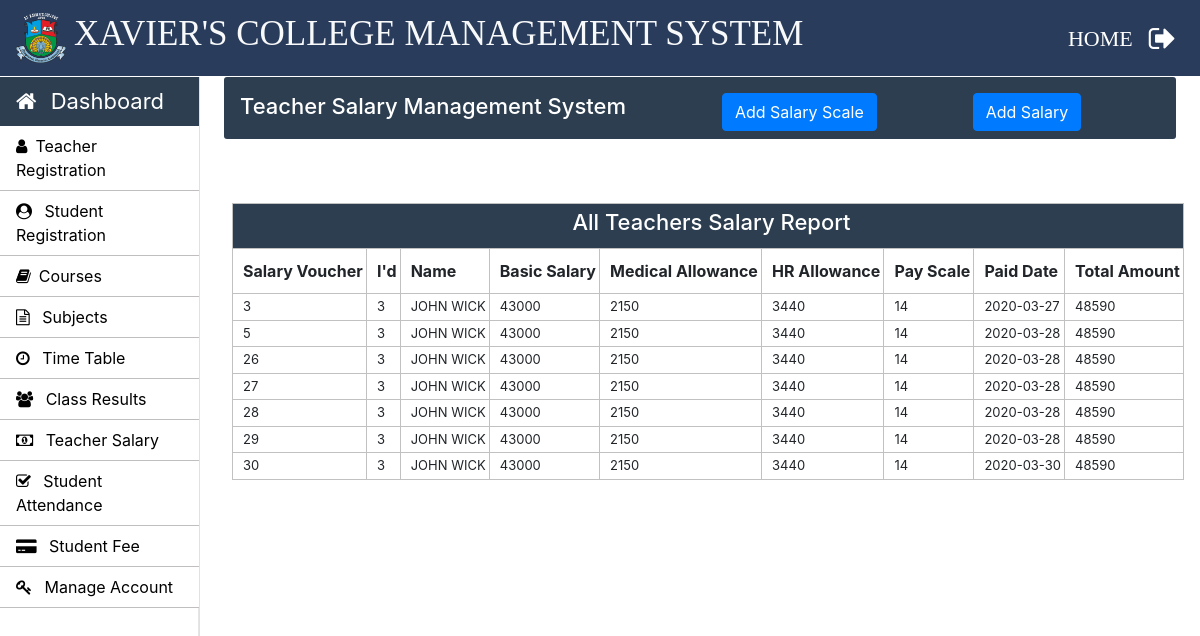
Screenshot of /Admin/teacher-salary.php (signed in) with the database file from the repository.
### tables this page shows
CREATE TABLE `teacher_salary_allowances` (
  `teacher_id` int(11) NOT NULL,
  `basic_salary` int(11) NOT NULL,
  `medical_allowance` int(11) NOT NULL,
  `hr_allowance` int(11) NOT NULL,
  `scale` int(11) NOT NULL
);

CREATE TABLE `teacher_salary_report` (
  `salary_id` int(11) NOT NULL,
  `teacher_id` int(11) NOT NULL,
  `total_amount` int(11) NOT NULL,
  `status` varchar(11) NOT NULL,
  `paid_date` timestamp NOT NULL DEFAULT current_timestamp() ON UPDATE current_timestamp()
);

CREATE TABLE `teacher_info` (
  `teacher_id` int(11) NOT NULL,
  `first_name` varchar(30) NOT NULL,
  `middle_name` varchar(30) NOT NULL,
  `last_name` varchar(30) NOT NULL,
  `father_name` varchar(50) NOT NULL,
  `email` varchar(30) NOT NULL,
  `phone_no` varchar(11) NOT NULL,
  `profile_image` blob NOT NULL,
  `teacher_status` varchar(10) NOT NULL,
  `application_status` varchar(10) NOT NULL,
  `cnic` varchar(15) NOT NULL,
  `dob` varchar(15) NOT NULL,
  `other_phone` int(11) NOT NULL,
  `gender` varchar(10) NOT NULL,
  `permanent_address` varchar(100) NOT NULL,
  `current_address` varchar(100) NOT NULL,
  `place_of_birth` varchar(50) NOT NULL,
  `matric_complition_date` varchar(10) NOT NULL,
  `matric_awarded_date` varchar(10) NOT NULL,
  `matric_certificate` varchar(100) NOT NULL,
  `fa_complition_date` varchar(10) NOT NULL,
  `fa_awarded_date` varchar(10) NOT NULL,
  `fa_certificate` varchar(100) NOT NULL,
  `ba_complition_date` varchar(10) NOT NULL,
  `ba_awarded_date` varchar(10) NOT NULL,
  `ba_certificate` varchar(100) NOT NULL,
  `ma_complition_date` varchar(10) NOT NULL,
  `ma_awarded_date` varchar(100) NOT NULL,
  `ma_certificate` varchar(101) NOT NULL,
  `last_qualification` varchar(20) NOT NULL,
  `state` varchar(20) NOT NULL,
  `hire_date` varchar(10) NOT NULL
);

### Admin/teacher-salary.php (the view, shortened to what this page needs)
<?php
		require_once "../connection/connection.php";
	?>
<!doctype html>
<html lang="en">
	<head>
	</head>
	<body>
		<?php include('../common/common-header.php') ?>
		<?php include('../common/admin-sidebar.php') ?>
		<main role="main" class="col-xl-10 col-lg-9 col-md-8 ml-sm-auto px-md-4 w-100">
			<div class="sub-main">
				<div class="text-center d-flex flex-wrap flex-md-nowrap pt-3 pb-2 mb-3 text-white admin-dashboard pl-3">
					<div class="d-flex">
						<h4 class="mr-5">Teacher Salary Management System </h4>
						<button type="button" class="btn btn-primary ml-5 mr-5" data-toggle="modal" data-target=".bd-example-modal-lg">Add Salary Scale</button>
						<button type="button" class="btn btn-primary ml-5" data-toggle="modal" data-target=".add_salary">Add Salary</button>
					</div>
				</div>
				<div class="row">
					<div class="col-md-12 ml-2">
						<section class=" mt-3">
							<div class="row">
								<div class="col-md-8"></div>
								<div class="col-md-3 ml-5 ">
									<div class="col-md-12 pt-3 ml-5">
									</div>
								</div>
							</div>
							<div class="row">
								<div class="col-md-8"></div>
								<div class="col-md-3 ml-5 ">
									<div class="col-md-12 pt-3 ml-5">
									</div>
								</div>
							</div>
							<div class="row">
								<div class="col-md-12">
									<table class="w-100 table-elements table-three-tr" cellpadding="3">
										<tr class="table-tr-head table-three text-white">
											<td colspan="9" class=" text-center text-white"><h4>All Teachers Salary Report</h4></td>
										</tr>
										<tr class="table-tr-head">
											<th>Salary Voucher</th>
											<th>I'd</th>
											<th>Name</th>
											<th>Basic Salary</th>
											<th>Medical Allowance</th>
											<th>HR Allowance</th>
											<th>Pay Scale</th>
											<th>Paid Date</th>
											<th>Total Amount</th>
										</tr>
										<?php
											$query="select tsr.teacher_id,ti.first_name,middle_name,last_name,salary_id,basic_salary,medical_allowance,hr_allowance,scale,Date(paid_date) as paid_date,total_amount from teacher_salary_allowances tsa inner join teacher_salary_report tsr on tsa.teacher_id=tsr.teacher_id inner join teacher_info ti on ti.teacher_id=tsr.teacher_id";
											$run=mysqli_query($con,$query);
											while ($row=mysqli_fetch_array($run)) { ?>
												<tr>
													<td><?php echo $row['salary_id'] ?></td>
													<td><?php echo $row['teacher_id'] ?></td>
													<td><?php echo $row["first_name"]." ".$row["middle_name"]." ".$row["last_name"] ?></td>
													<td><?php echo $row['basic_salary'] ?></td>
													<td><?php echo ($row['basic_salary']*$row['medical_allowance']/100) ?></td>
													<td><?php echo ($row['basic_salary']*$row['hr_allowance']/100) ?></td>
													<td><?php echo $row['scale'] ?></td>
													<td><?php echo $row['paid_date'] ?></td>
													<td><?php echo $row['total_amount'] ?></td>
												</tr>
											<?php
											}
										?>
									</table>
								</div>
							</div>
						</section>
					</div>
				</div>
			</div>
		</main>
	</body>
</html>

### Css/style.css (style rules this page uses)
h4 { font-size: 22px; }
.admin-dashboard { margin-top: 1px !important; background: #2c3e50 !important; border-radius: 3px; }
.table-elements tr, td, th { font-size: 13px; border: 1px solid rgb(194, 193, 193); padding-left: 10px !important; }
.table-three { background: #2c3e50 !important; }
.table-tr-head { height: 45px !important; padding: 10px !important; margin-top: 5px !important; }
.table-font-for-transcript td, th { font-size: 16px !important; }

### rows the page displays
teacher_salary_allowances: teacher_salary_report.salary_id "3", teacher_salary_report.teacher_id "3", teacher_info.first_name "JOHN", teacher_info.last_name "WICK", basic_salary "43000", $row['basic_salary']*$row['medical_allowance']/100 "2150", $row['basic_salary']*$row['hr_allowance']/100 "3440", scale "14", paid_date "2020-03-27", teacher_salary_report.total_amount "48590", teacher_salary_report.salary_id "5", paid_date "2020-03-28", teacher_salary_report.salary_id "26", teacher_salary_report.salary_id "27", teacher_salary_report.salary_id "28", teacher_salary_report.salary_id "29", teacher_salary_report.salary_id "30", paid_date "2020-03-30"
